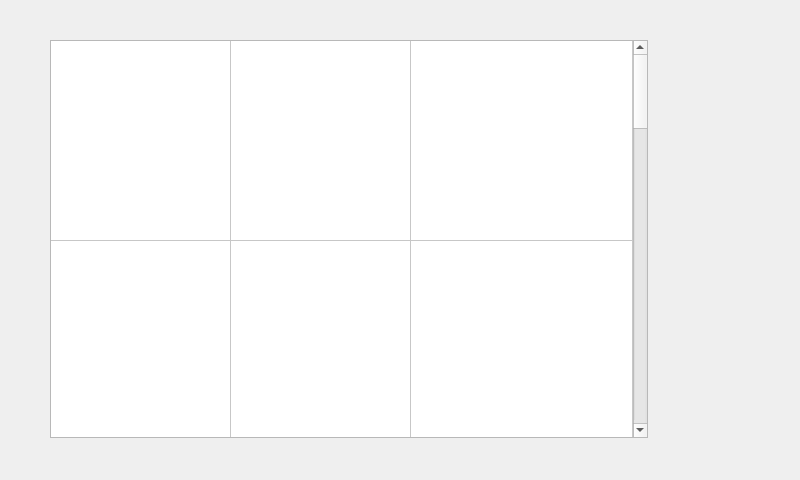
<?xml version="1.0" encoding="UTF-8"?>
<ui version="4.0">
 <class>TAbleWindow</class>
 <widget class="QMainWindow" name="TAbleWindow">
  <property name="geometry">
   <rect>
    <x>0</x>
    <y>0</y>
    <width>800</width>
    <height>480</height>
   </rect>
  </property>
  <property name="windowTitle">
   <string>MainWindow</string>
  </property>
  <widget class="QWidget" name="centralwidget">
   <widget class="QTableWidget" name="tableWidget">
    <property name="geometry">
     <rect>
      <x>50</x>
      <y>40</y>
      <width>598</width>
      <height>398</height>
     </rect>
    </property>
    <attribute name="horizontalHeaderVisible">
     <bool>false</bool>
    </attribute>
    <attribute name="horizontalHeaderDefaultSectionSize">
     <number>180</number>
    </attribute>
    <attribute name="horizontalHeaderStretchLastSection">
     <bool>true</bool>
    </attribute>
    <attribute name="verticalHeaderVisible">
     <bool>false</bool>
    </attribute>
    <attribute name="verticalHeaderDefaultSectionSize">
     <number>200</number>
    </attribute>
    <attribute name="verticalHeaderStretchLastSection">
     <bool>true</bool>
    </attribute>
    <row>
     <property name="text">
      <string>新建行</string>
     </property>
    </row>
    <row>
     <property name="text">
      <string>新建行</string>
     </property>
    </row>
    <row>
     <property name="text">
      <string>新建行</string>
     </property>
    </row>
    <row>
     <property name="text">
      <string>新建行</string>
     </property>
    </row>
    <row>
     <property name="text">
      <string>新建行</string>
     </property>
    </row>
    <column>
     <property name="text">
      <string>新建列</string>
     </property>
    </column>
    <column>
     <property name="text">
      <string>新建列</string>
     </property>
    </column>
    <column>
     <property name="text">
      <string>新建列</string>
     </property>
    </column>
   </widget>
  </widget>
 </widget>
 <resources/>
 <connections/>
</ui>
